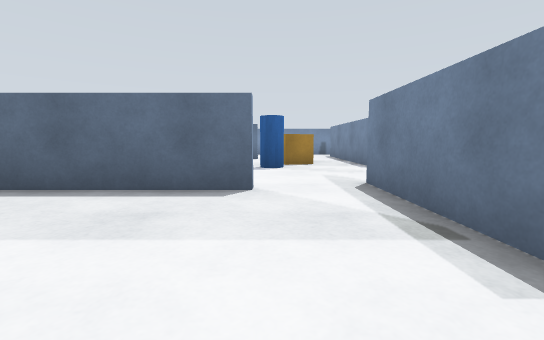
[1] (above)

18 first-person views from a walk through a robot-simulator world made for Gazebo. The camera is 0.61 m above the floor, tilts 6° down and sees 90° across. The floor is counted in squares, 1 m on a side. Each view is taken from the middle of a square. On the plan, view 1 faces up. The plan holds only what a view shows up to about 9 squares ahead; the rest is blank. The place goes on beyond the plan.

[2]
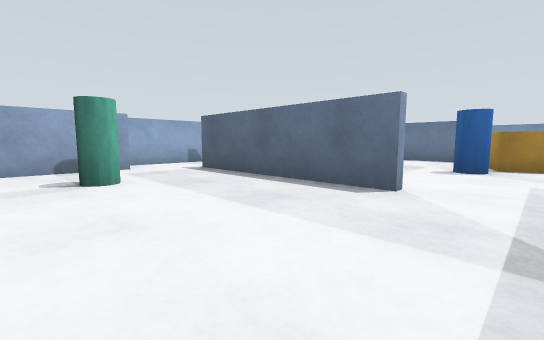

[3]
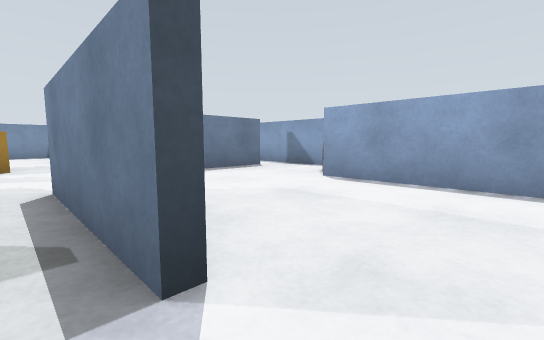

[4]
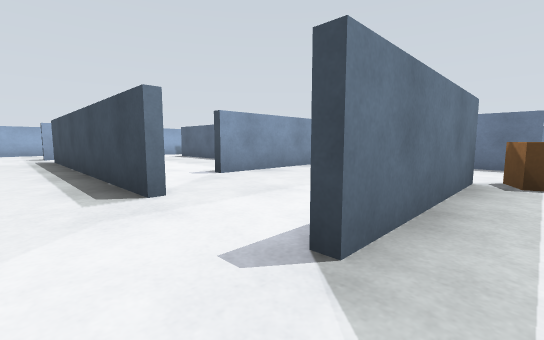

[5]
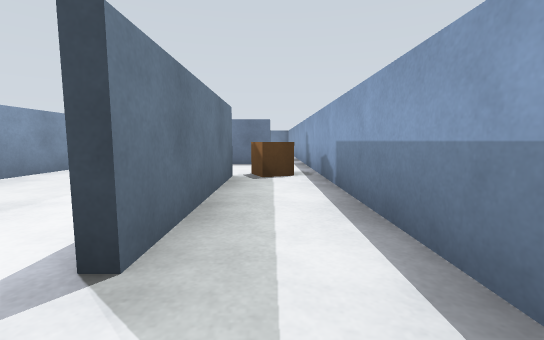

[6]
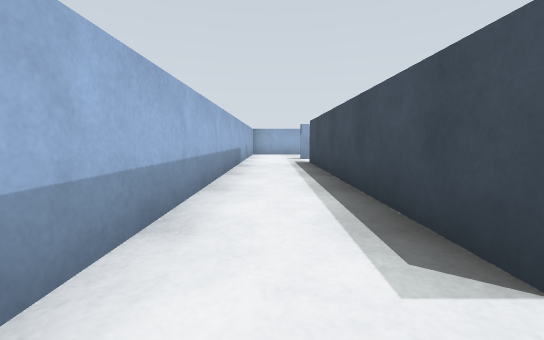

[7]
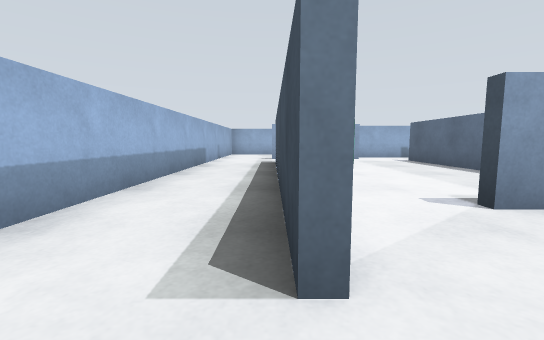

[8]
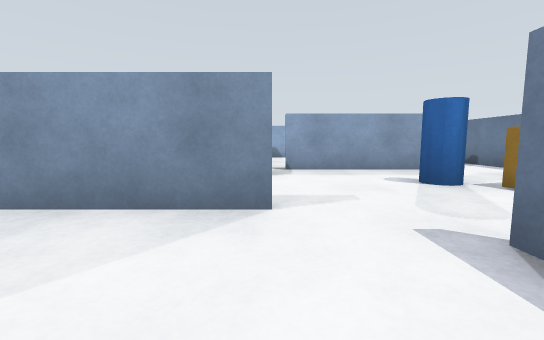

[9]
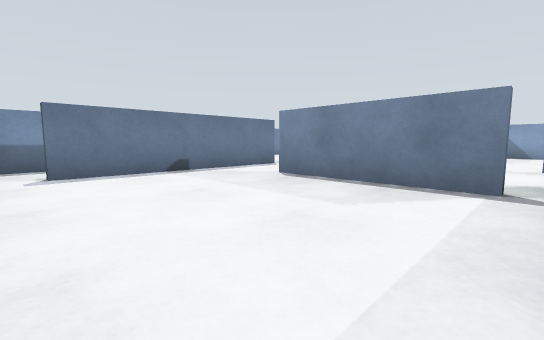

[10]
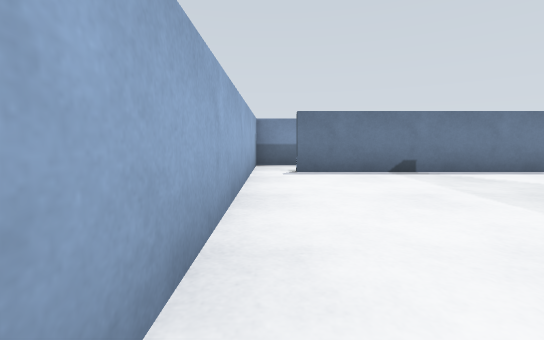

[11]
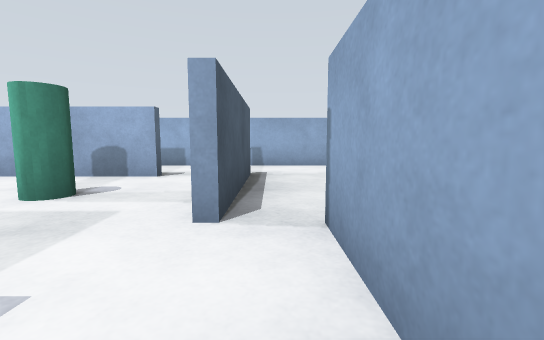

[12]
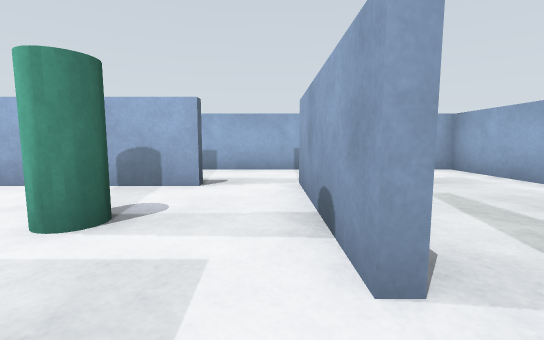

[13]
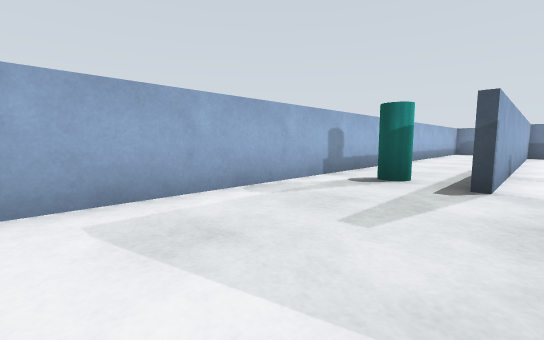

[14]
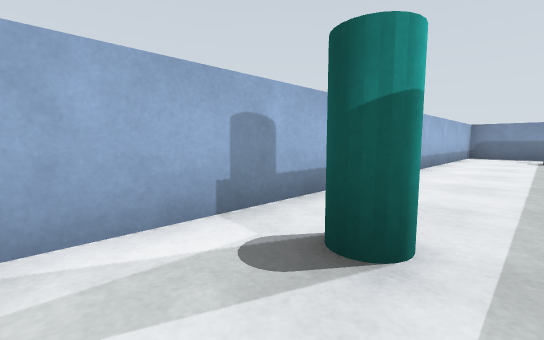

[15]
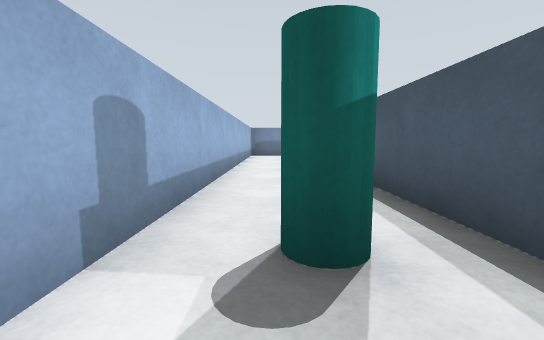

[16]
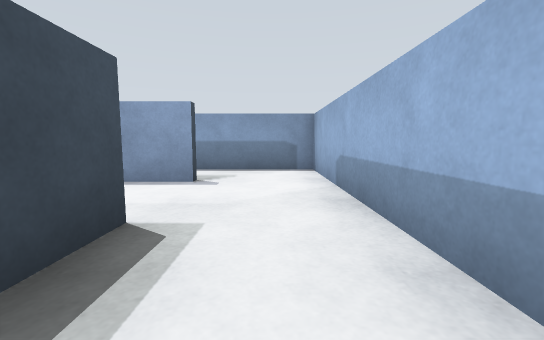

[17]
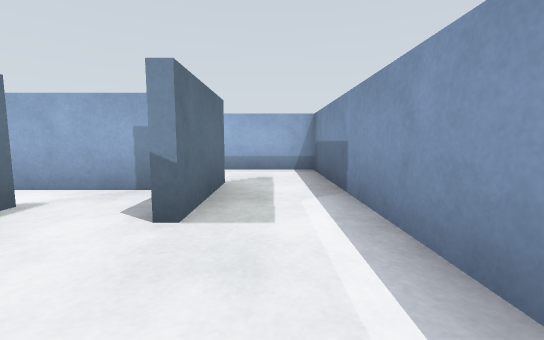

[18]
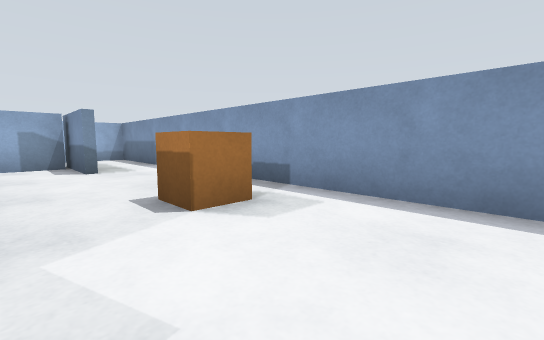

### Floor plan
Ten units are one square. View 1 is at (0, 0); x grows to the right and y downward. Boxes are objects, and circles mark ways between rooms. Rooms are numbered by the first view taken in them; rooms with no view inside come last. Other rooms are left out.
<svg viewBox="-94 -134 168 168">
<path fill="none" stroke="#000" d="M-41 7 -12 7M-1 -34 -47 -34M14 -9 14 -40M-54 -21 -54 10M53 -29 53 9M54 29 69 29 69 -49M31 9 -40 9M-54 29 54 29M16 -40 16 -10M24 -68 24 -91M60 -54 24 -54M-19 -72 -19 -42M51 9 51 -29M-5 -94 -15 -94M-21 -42 -21 -78M-64 -84 -64 -20M-15 -94 -55 -94M-66 -22 -66 -48M-56 10 -56 -20M-89 -114 -89 29 -54 29M11 -129 -44 -129M-70 -113 -50 -113M-44 -129 -89 -129 -89 -114M-64 -111 -64 -84M-50 -111 -70 -111"/>
<rect x="-35" y="-15" width="10" height="10" fill="#bbb"><title>pillar</title></rect>
<rect x="55" y="-35" width="10" height="10" fill="#bbb"><title>crate</title></rect>
<rect x="-5" y="-75" width="10" height="20" fill="#bbb"><title>pillar</title></rect>
<rect x="-5" y="-95" width="20" height="20" fill="#bbb"><title>yellow box</title></rect>
<rect x="-85" y="-25" width="10" height="10" fill="#bbb"><title>pillar</title></rect>
<rect x="-25" y="-125" width="20" height="20" fill="#bbb"><title>crate</title></rect>
<circle cx="-45" cy="10" r="3" fill="#2a7"/>
<circle cx="0" cy="-30" r="3" fill="#2a7"/>
<circle cx="10" cy="0" r="3" fill="#2a7"/>
<circle cx="-50" cy="-30" r="3" fill="#2a7"/>
<circle cx="50" cy="15" r="3" fill="#2a7"/>
<circle cx="50" cy="-40" r="3" fill="#2a7"/>
<circle cx="40" cy="0" r="3" fill="#2a7"/>
<circle cx="-60" cy="20" r="3" fill="#2a7"/>
<circle cx="-20" cy="-40" r="3" fill="#2a7"/>
<circle cx="-20" cy="-80" r="3" fill="#2a7"/>
<circle cx="5" cy="-90" r="3" fill="#2a7"/>
<circle cx="-60" cy="-90" r="3" fill="#2a7"/>
<circle cx="-80" cy="-110" r="3" fill="#2a7"/>
<circle cx="-50" cy="-120" r="3" fill="#2a7"/>
<circle cx="-50" cy="-100" r="3" fill="#2a7"/>
<text x="-20" y="-10">1</text>
<text x="60" y="-10">2</text>
<text x="10" y="20">3</text>
<text x="20" y="-40">4</text>
<text x="-40" y="-60">5</text>
<text x="-80" y="-30">6</text>
<text x="-10" y="-110">7</text>
<text x="-70" y="-120">8</text>
<text x="-60" y="-100">9</text>
</svg>
Room 1 opens to room 3. Room 1 opens to room 4. Room 1 opens to room 5. Room 2 opens to room 3. Room 2 opens to room 4. Room 3 opens to room 4. Room 3 opens to room 6. Room 4 opens to room 5. Room 4 opens to room 7. Room 5 opens to room 9. Room 6 opens to room 8. Room 7 opens to room 8. Room 7 opens to room 9.

Where each view was taken, in squares from view 1:
view 1: 0 up, 0 right, facing up
view 2: 0 up, 1 right, facing up-left
view 3: 0 up, 1 right, facing up-right
view 4: 2 down, 6 right, facing up-left
view 5: 2 down, 6 right, facing up
view 6: 2 down, 4 right, facing left
view 7: 1 down, 4 right, facing left
view 8: 4 up, 4 right, facing left
view 9: 4 up, 6 left, facing up-right
view 10: 4 up, 6 left, facing up
view 11: 4 up, 6 left, facing down
view 12: 3 up, 5 left, facing down
view 13: 2 down, 6 left, facing up-left
view 14: 1 up, 7 left, facing up-left
view 15: 1 up, 8 left, facing up
view 16: 2 down, 1 right, facing right
view 17: 12 up, 3 left, facing left
view 18: 10 up, 1 right, facing up-left
